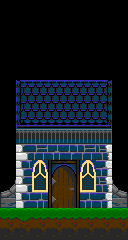

A 2D game scene composited from a Tiled map and its tileset images. What follows is a short description and the map's XML, with every tile layer's data as written:
An orthogonal 8x15 tile map with 16x16 px tiles, 2 tile layers (back, front) and 1 object (Healer).

<map version="1.0" orientation="orthogonal" width="8" height="15" tilewidth="16" tileheight="16">
 <tileset firstgid="1" name="town" tilewidth="16" tileheight="16">
  <image source="../../img/tiles/town.gif" trans="ff00ff" width="256" height="256" />
 </tileset>
 <layer name="back" width="8" height="15">
  <data encoding="csv">
0,0,0,0,0,0,0,0,
0,0,0,0,0,0,0,0,
0,0,0,0,0,0,0,0,
0,0,0,0,0,0,0,0,
0,0,0,0,0,0,0,0,
0,10,11,11,11,11,12,0,
0,26,27,27,27,27,28,0,
0,42,43,43,43,43,44,0,
0,76,76,76,76,76,76,0,
0,106,90,91,89,90,107,0,
0,122,9,13,14,9,123,0,
154,106,25,29,30,25,107,158,
170,122,91,45,46,91,123,174,
0,0,0,0,0,0,0,0,
0,0,0,0,0,0,0,0
</data>
 </layer>
 <layer name="front" width="8" height="15">
  <data encoding="csv">
166,166,166,166,166,166,166,166,
0,0,0,0,0,0,0,0,
0,0,0,0,0,0,0,0,
0,0,0,0,0,0,0,0,
0,0,0,0,0,0,0,0,
0,0,0,0,0,0,0,0,
0,0,0,0,0,0,0,0,
0,0,0,0,0,0,0,0,
0,0,0,0,0,0,0,0,
0,0,0,0,0,0,0,0,
0,0,0,0,0,0,0,0,
0,0,0,0,0,0,0,0,
0,0,0,0,0,0,0,0,
177,178,179,180,181,182,183,184,
193,194,195,196,197,198,199,200
</data>
 </layer>
 <objectgroup name="objects" width="8" height="15">
  <object name="Healer" gid="115" x="48" y="192">
   <properties>
    <property name="type" value="1" />
   </properties>
  </object>
 </objectgroup>
</map>
